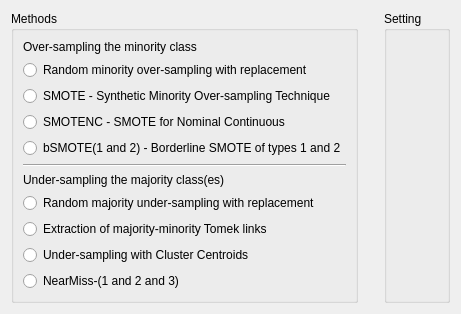
      <widget class="QWidget" name="tabWidget_itemsPage4">
       <attribute name="title">
        <string>  Unbalance treatment  </string>
       </attribute>
       <layout class="QGridLayout" name="gridLayout_31">
        <item row="0" column="0">
         <widget class="QGroupBox" name="groupBox_5">
          <property name="title">
           <string>Methods</string>
          </property>
          <layout class="QGridLayout" name="gridLayout_7">
           <item row="8" column="0">
            <widget class="QRadioButton" name="radioButton_extractionunder">
             <property name="text">
              <string>Extraction of majority-minority Tomek links</string>
             </property>
            </widget>
           </item>
           <item row="5" column="0">
            <widget class="Line" name="line_3">
             <property name="orientation">
              <enum>Qt::Horizontal</enum>
             </property>
            </widget>
           </item>
           <item row="3" column="0">
            <widget class="QRadioButton" name="radioButton_smotencover">
             <property name="text">
              <string>SMOTENC - SMOTE for Nominal Continuous </string>
             </property>
            </widget>
           </item>
           <item row="10" column="0">
            <widget class="QRadioButton" name="radioButton_nearmissunder">
             <property name="text">
              <string>NearMiss-(1 and 2 and 3) </string>
             </property>
            </widget>
           </item>
           <item row="0" column="0">
            <widget class="QLabel" name="label_12">
             <property name="sizePolicy">
              <sizepolicy hsizetype="Fixed" vsizetype="Fixed">
               <horstretch>0</horstretch>
               <verstretch>0</verstretch>
              </sizepolicy>
             </property>
             <property name="text">
              <string>Over-sampling the minority class</string>
             </property>
            </widget>
           </item>
           <item row="7" column="0">
            <widget class="QRadioButton" name="radioButton_randunder">
             <property name="text">
              <string>Random majority under-sampling with replacement</string>
             </property>
            </widget>
           </item>
           <item row="4" column="0">
            <widget class="QRadioButton" name="radioButton_bsmoteover">
             <property name="text">
              <string>bSMOTE(1 and 2) - Borderline SMOTE of types 1 and 2</string>
             </property>
            </widget>
           </item>
           <item row="1" column="0">
            <widget class="QRadioButton" name="radioButton_randover">
             <property name="text">
              <string>Random minority over-sampling with replacement</string>
             </property>
             <property name="checkable">
              <bool>true</bool>
             </property>
             <property name="checked">
              <bool>false</bool>
             </property>
            </widget>
           </item>
           <item row="6" column="0">
            <widget class="QLabel" name="label_13">
             <property name="sizePolicy">
              <sizepolicy hsizetype="Fixed" vsizetype="Fixed">
               <horstretch>0</horstretch>
               <verstretch>0</verstretch>
              </sizepolicy>
             </property>
             <property name="text">
              <string>Under-sampling the majority class(es)</string>
             </property>
            </widget>
           </item>
           <item row="2" column="0">
            <widget class="QRadioButton" name="radioButton_smoteover">
             <property name="text">
              <string>SMOTE - Synthetic Minority Over-sampling Technique</string>
             </property>
            </widget>
           </item>
           <item row="9" column="0">
            <widget class="QRadioButton" name="radioButton_cludterunder">
             <property name="text">
              <string>Under-sampling with Cluster Centroids</string>
             </property>
            </widget>
           </item>
          </layout>
         </widget>
        </item>
        <item row="0" column="1">
         <spacer name="horizontalSpacer_6">
          <property name="orientation">
           <enum>Qt::Horizontal</enum>
          </property>
          <property name="sizeType">
           <enum>QSizePolicy::Fixed</enum>
          </property>
          <property name="sizeHint" stdset="0">
           <size>
            <width>20</width>
            <height>20</height>
           </size>
          </property>
         </spacer>
        </item>
        <item row="0" column="2">
         <widget class="QGroupBox" name="groupBox_4">
          <property name="title">
           <string>Setting</string>
          </property>
         </widget>
        </item>
       </layout>
      </widget>
